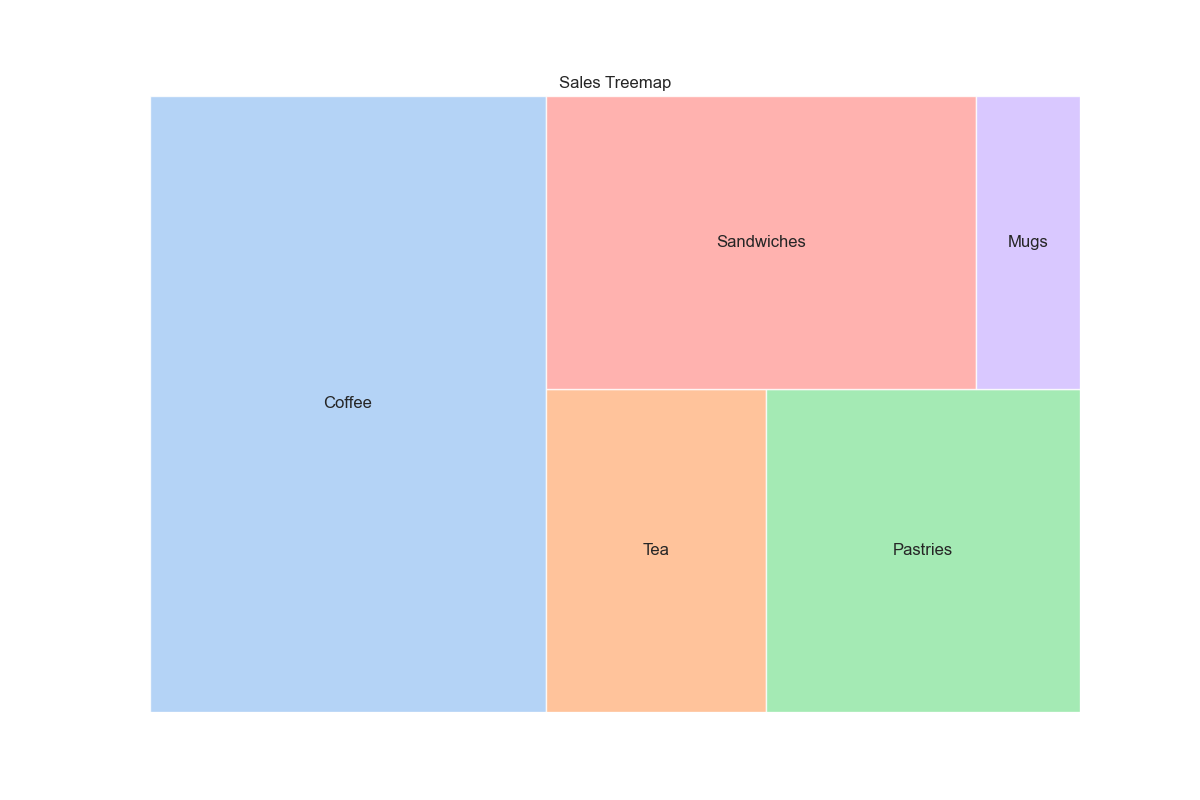

Generate this figure with Python:

import matplotlib.pyplot as plt
import seaborn as sns
import squarify

# Given data
data = [
    {'Category': 'Beverages', 'Item': 'Coffee', 'Sales': 12000},
    {'Category': 'Beverages', 'Item': 'Tea', 'Sales': 3500},
    {'Category': 'Food', 'Item': 'Pastries', 'Sales': 5000},
    {'Category': 'Food', 'Item': 'Sandwiches', 'Sales': 6200},
    {'Category': 'Merchandise', 'Item': 'Mugs', 'Sales': 1500}
]

# Preparing data for the treemap
categories = [item['Category'] for item in data]
items = [item['Item'] for item in data]
sales = [item['Sales'] for item in data]
colors = sns.color_palette('pastel', len(data))

# Here, we're styling with Seaborn
sns.set(style="whitegrid")

plt.figure(figsize=(12, 8))
ax = plt.gca()

# Creating a treemap
squarify.plot(sizes=sales, label=items, color=colors, alpha=0.8, ax=ax)

# Adding titles and labels
plt.title("Sales Treemap")
plt.axis('off')

# Use Seaborn's context manager to apply higher-level stylings temporarily
with sns.axes_style("white"):
    sns.despine(left=True, bottom=True, right=True)

plt.show()
